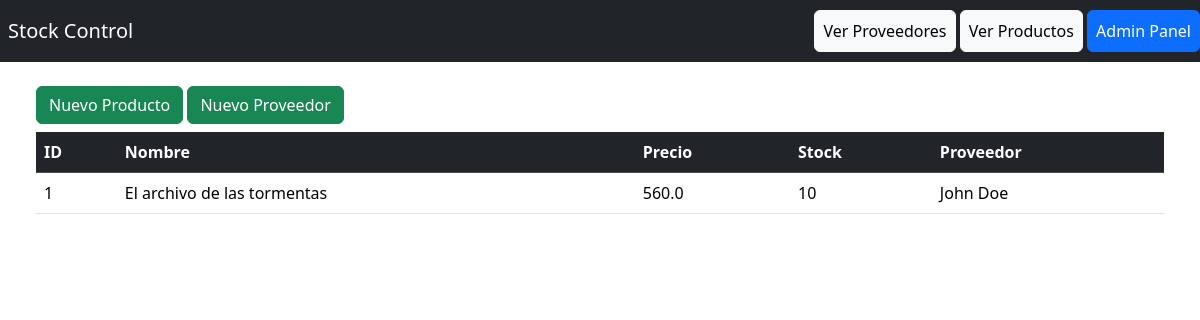
The app's page /, older data.
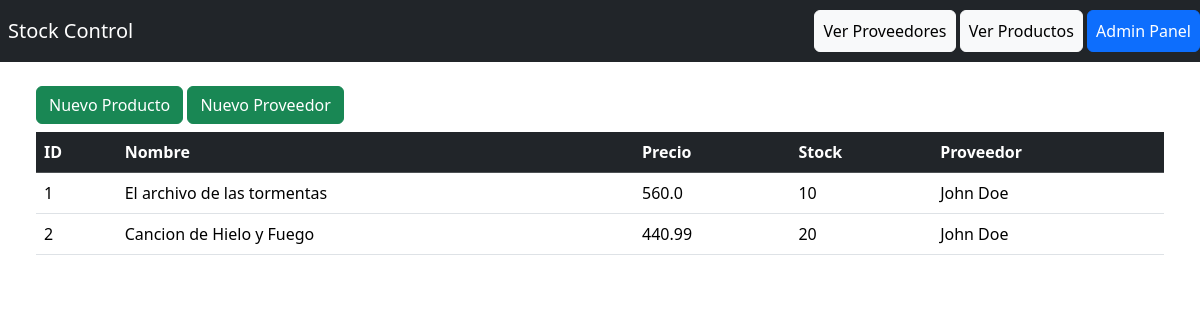
The same page, newer data.
### compra/models.py (models this page shows, shortened)
class Producto(models.Model):
    nombre = models.CharField(max_length=50)
    precio = models.FloatField(default=0)
    stock_actual = models.IntegerField()
    proveedor = models.ForeignKey(
        Proveedor,
        related_name="productos",
        on_delete=models.CASCADE,
    )

class Proveedor(models.Model):
    nombre = models.CharField(max_length=50)
    apellido = models.CharField(max_length=50)
    dni = models.IntegerField()
    def __str__(self) -> str:
        return f"{self.nombre} {self.apellido}"

### compra/views.py (the view)
# urls.py: path('', views.index, name='productos'),
def index(request):
    return render(request, 'index.html', {
        "productos": Producto.objects.all()
    })

### compra/templates/index.html (shortened to what this page needs)
<!DOCTYPE html>
<html lang="en">
    <head>
    {% load bootstrap5 %}
    {% bootstrap_css %}
</head>
<body>
    <div class="container-fluid">
        <div class="row">
            <nav class="navbar d-flex flex-row-reverse navbar-dark bg-dark">
                <div>
                    <a class="btn btn-light p-2" href="{% url 'proveedores' %}">Ver Proveedores</a>
                    <a class="btn btn-light p-2" href="{% url 'productos' %}">Ver Productos</a>
                    <a class="btn btn-primary p-2" href="/admin/">Admin Panel</a>
                </div>
                <a class="navbar-brand p-2" href="{% url 'productos' %}">Stock Control</a>
            </nav>
        </div>
        <div class="row p-4">
            <div class="container-fluid">
                <div class="mb-2 ">
                    <a class="btn btn-success" href="{% url 'nuevo_producto' %}">Nuevo Producto</a>
                    <a class="btn btn-success" href="{% url 'nuevo_proveedor' %}">Nuevo Proveedor</a>
                </div>
                <table class="table">
                    <thead class="table-dark">
                        <tr>
                            <th>ID</th>
                            <th>Nombre</th>
                            <th>Precio</th>
                            <th>Stock</th>
                            <th>Proveedor</th>
                        </tr>
                    </thead>
                    <tbody>
                        {% for producto in productos %}
                        <tr>
                            <td>{{ producto.id }}</td>
                            <td>{{ producto.nombre }}</td>
                            <td>{{ producto.precio }}</td>
                            <td>{{ producto.stock_actual }}</td>
                            <td>{{ producto.proveedor }}</td>
                        </tr>
                        {% endfor %}
                    </tbody>
                </table>
            </div>
        </div>
    </div>
</body>
</html>

Row changes from the older to the newer data that the page shows:
added Producto: id "2", nombre "Cancion de Hielo y Fuego", precio "440.99", stock_actual "20", proveedor "John Doe"
